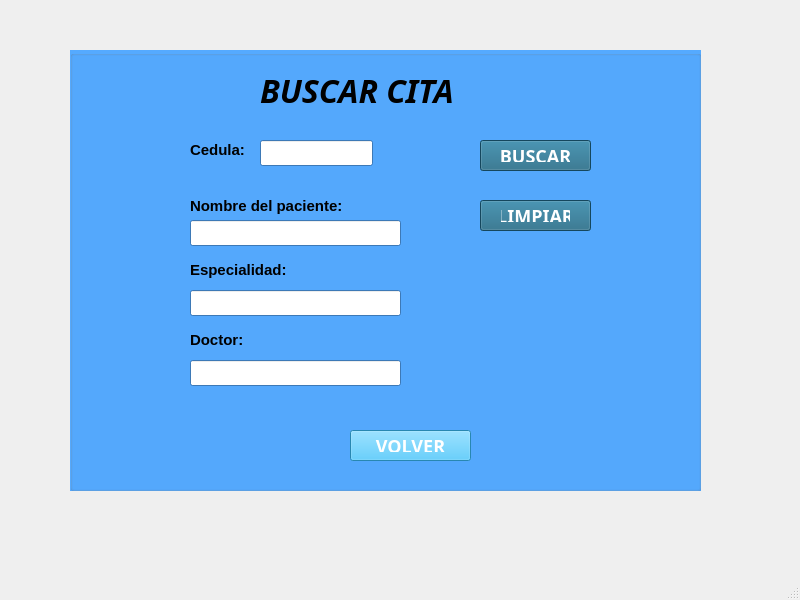
<?xml version="1.0" encoding="UTF-8"?>
<ui version="4.0">
 <class>Buscar</class>
 <widget class="QMainWindow" name="Buscar">
  <property name="geometry">
   <rect>
    <x>0</x>
    <y>0</y>
    <width>800</width>
    <height>600</height>
   </rect>
  </property>
  <property name="windowTitle">
   <string>MainWindow</string>
  </property>
  <widget class="QWidget" name="centralwidget">
   <widget class="QGroupBox" name="groupBox">
    <property name="geometry">
     <rect>
      <x>70</x>
      <y>50</y>
      <width>631</width>
      <height>441</height>
     </rect>
    </property>
    <property name="palette">
     <palette>
      <active>
       <colorrole role="WindowText">
        <brush brushstyle="SolidPattern">
         <color alpha="255">
          <red>0</red>
          <green>0</green>
          <blue>0</blue>
         </color>
        </brush>
       </colorrole>
       <colorrole role="Button">
        <brush brushstyle="SolidPattern">
         <color alpha="255">
          <red>85</red>
          <green>170</green>
          <blue>255</blue>
         </color>
        </brush>
       </colorrole>
       <colorrole role="Light">
        <brush brushstyle="SolidPattern">
         <color alpha="255">
          <red>212</red>
          <green>234</green>
          <blue>255</blue>
         </color>
        </brush>
       </colorrole>
       <colorrole role="Midlight">
        <brush brushstyle="SolidPattern">
         <color alpha="255">
          <red>148</red>
          <green>202</green>
          <blue>255</blue>
         </color>
        </brush>
       </colorrole>
       <colorrole role="Dark">
        <brush brushstyle="SolidPattern">
         <color alpha="255">
          <red>42</red>
          <green>85</green>
          <blue>127</blue>
         </color>
        </brush>
       </colorrole>
       <colorrole role="Mid">
        <brush brushstyle="SolidPattern">
         <color alpha="255">
          <red>57</red>
          <green>113</green>
          <blue>170</blue>
         </color>
        </brush>
       </colorrole>
       <colorrole role="Text">
        <brush brushstyle="SolidPattern">
         <color alpha="255">
          <red>0</red>
          <green>0</green>
          <blue>0</blue>
         </color>
        </brush>
       </colorrole>
       <colorrole role="BrightText">
        <brush brushstyle="SolidPattern">
         <color alpha="255">
          <red>255</red>
          <green>255</green>
          <blue>255</blue>
         </color>
        </brush>
       </colorrole>
       <colorrole role="ButtonText">
        <brush brushstyle="SolidPattern">
         <color alpha="255">
          <red>0</red>
          <green>0</green>
          <blue>0</blue>
         </color>
        </brush>
       </colorrole>
       <colorrole role="Base">
        <brush brushstyle="SolidPattern">
         <color alpha="255">
          <red>255</red>
          <green>255</green>
          <blue>255</blue>
         </color>
        </brush>
       </colorrole>
       <colorrole role="Window">
        <brush brushstyle="SolidPattern">
         <color alpha="255">
          <red>85</red>
          <green>170</green>
          <blue>255</blue>
         </color>
        </brush>
       </colorrole>
       <colorrole role="Shadow">
        <brush brushstyle="SolidPattern">
         <color alpha="255">
          <red>0</red>
          <green>0</green>
          <blue>0</blue>
         </color>
        </brush>
       </colorrole>
       <colorrole role="AlternateBase">
        <brush brushstyle="SolidPattern">
         <color alpha="255">
          <red>170</red>
          <green>212</green>
          <blue>255</blue>
         </color>
        </brush>
       </colorrole>
       <colorrole role="ToolTipBase">
        <brush brushstyle="SolidPattern">
         <color alpha="255">
          <red>255</red>
          <green>255</green>
          <blue>220</blue>
         </color>
        </brush>
       </colorrole>
       <colorrole role="ToolTipText">
        <brush brushstyle="SolidPattern">
         <color alpha="255">
          <red>0</red>
          <green>0</green>
          <blue>0</blue>
         </color>
        </brush>
       </colorrole>
       <colorrole role="PlaceholderText">
        <brush brushstyle="SolidPattern">
         <color alpha="127">
          <red>0</red>
          <green>0</green>
          <blue>0</blue>
         </color>
        </brush>
       </colorrole>
       <colorrole role="Accent">
        <brush brushstyle="SolidPattern">
         <color alpha="255">
          <red>255</red>
          <green>255</green>
          <blue>255</blue>
         </color>
        </brush>
       </colorrole>
      </active>
      <inactive>
       <colorrole role="WindowText">
        <brush brushstyle="SolidPattern">
         <color alpha="255">
          <red>0</red>
          <green>0</green>
          <blue>0</blue>
         </color>
        </brush>
       </colorrole>
       <colorrole role="Button">
        <brush brushstyle="SolidPattern">
         <color alpha="255">
          <red>85</red>
          <green>170</green>
          <blue>255</blue>
         </color>
        </brush>
       </colorrole>
       <colorrole role="Light">
        <brush brushstyle="SolidPattern">
         <color alpha="255">
          <red>212</red>
          <green>234</green>
          <blue>255</blue>
         </color>
        </brush>
       </colorrole>
       <colorrole role="Midlight">
        <brush brushstyle="SolidPattern">
         <color alpha="255">
          <red>148</red>
          <green>202</green>
          <blue>255</blue>
         </color>
        </brush>
       </colorrole>
       <colorrole role="Dark">
        <brush brushstyle="SolidPattern">
         <color alpha="255">
          <red>42</red>
          <green>85</green>
          <blue>127</blue>
         </color>
        </brush>
       </colorrole>
       <colorrole role="Mid">
        <brush brushstyle="SolidPattern">
         <color alpha="255">
          <red>57</red>
          <green>113</green>
          <blue>170</blue>
         </color>
        </brush>
       </colorrole>
       <colorrole role="Text">
        <brush brushstyle="SolidPattern">
         <color alpha="255">
          <red>0</red>
          <green>0</green>
          <blue>0</blue>
         </color>
        </brush>
       </colorrole>
       <colorrole role="BrightText">
        <brush brushstyle="SolidPattern">
         <color alpha="255">
          <red>255</red>
          <green>255</green>
          <blue>255</blue>
         </color>
        </brush>
       </colorrole>
       <colorrole role="ButtonText">
        <brush brushstyle="SolidPattern">
         <color alpha="255">
          <red>0</red>
          <green>0</green>
          <blue>0</blue>
         </color>
        </brush>
       </colorrole>
       <colorrole role="Base">
        <brush brushstyle="SolidPattern">
         <color alpha="255">
          <red>255</red>
          <green>255</green>
          <blue>255</blue>
         </color>
        </brush>
       </colorrole>
       <colorrole role="Window">
        <brush brushstyle="SolidPattern">
         <color alpha="255">
          <red>85</red>
          <green>170</green>
          <blue>255</blue>
         </color>
        </brush>
       </colorrole>
       <colorrole role="Shadow">
        <brush brushstyle="SolidPattern">
         <color alpha="255">
          <red>0</red>
          <green>0</green>
          <blue>0</blue>
         </color>
        </brush>
       </colorrole>
       <colorrole role="AlternateBase">
        <brush brushstyle="SolidPattern">
         <color alpha="255">
          <red>170</red>
          <green>212</green>
          <blue>255</blue>
         </color>
        </brush>
       </colorrole>
       <colorrole role="ToolTipBase">
        <brush brushstyle="SolidPattern">
         <color alpha="255">
          <red>255</red>
          <green>255</green>
          <blue>220</blue>
         </color>
        </brush>
       </colorrole>
       <colorrole role="ToolTipText">
        <brush brushstyle="SolidPattern">
         <color alpha="255">
          <red>0</red>
          <green>0</green>
          <blue>0</blue>
         </color>
        </brush>
       </colorrole>
       <colorrole role="PlaceholderText">
        <brush brushstyle="SolidPattern">
         <color alpha="127">
          <red>0</red>
          <green>0</green>
          <blue>0</blue>
         </color>
        </brush>
       </colorrole>
       <colorrole role="Accent">
        <brush brushstyle="SolidPattern">
         <color alpha="255">
          <red>255</red>
          <green>255</green>
          <blue>255</blue>
         </color>
        </brush>
       </colorrole>
      </inactive>
      <disabled>
       <colorrole role="WindowText">
        <brush brushstyle="SolidPattern">
         <color alpha="255">
          <red>42</red>
          <green>85</green>
          <blue>127</blue>
         </color>
        </brush>
       </colorrole>
       <colorrole role="Button">
        <brush brushstyle="SolidPattern">
         <color alpha="255">
          <red>85</red>
          <green>170</green>
          <blue>255</blue>
         </color>
        </brush>
       </colorrole>
       <colorrole role="Light">
        <brush brushstyle="SolidPattern">
         <color alpha="255">
          <red>212</red>
          <green>234</green>
          <blue>255</blue>
         </color>
        </brush>
       </colorrole>
       <colorrole role="Midlight">
        <brush brushstyle="SolidPattern">
         <color alpha="255">
          <red>148</red>
          <green>202</green>
          <blue>255</blue>
         </color>
        </brush>
       </colorrole>
       <colorrole role="Dark">
        <brush brushstyle="SolidPattern">
         <color alpha="255">
          <red>42</red>
          <green>85</green>
          <blue>127</blue>
         </color>
        </brush>
       </colorrole>
       <colorrole role="Mid">
        <brush brushstyle="SolidPattern">
         <color alpha="255">
          <red>57</red>
          <green>113</green>
          <blue>170</blue>
         </color>
        </brush>
       </colorrole>
       <colorrole role="Text">
        <brush brushstyle="SolidPattern">
         <color alpha="255">
          <red>42</red>
          <green>85</green>
          <blue>127</blue>
         </color>
        </brush>
       </colorrole>
       <colorrole role="BrightText">
        <brush brushstyle="SolidPattern">
         <color alpha="255">
          <red>255</red>
          <green>255</green>
          <blue>255</blue>
         </color>
        </brush>
       </colorrole>
       <colorrole role="ButtonText">
        <brush brushstyle="SolidPattern">
         <color alpha="255">
          <red>42</red>
          <green>85</green>
          <blue>127</blue>
         </color>
        </brush>
       </colorrole>
       <colorrole role="Base">
        <brush brushstyle="SolidPattern">
         <color alpha="255">
          <red>85</red>
          <green>170</green>
          <blue>255</blue>
         </color>
        </brush>
       </colorrole>
       <colorrole role="Window">
        <brush brushstyle="SolidPattern">
         <color alpha="255">
          <red>85</red>
          <green>170</green>
          <blue>255</blue>
         </color>
        </brush>
       </colorrole>
       <colorrole role="Shadow">
        <brush brushstyle="SolidPattern">
         <color alpha="255">
          <red>0</red>
          <green>0</green>
          <blue>0</blue>
         </color>
        </brush>
       </colorrole>
       <colorrole role="AlternateBase">
        <brush brushstyle="SolidPattern">
         <color alpha="255">
          <red>85</red>
          <green>170</green>
          <blue>255</blue>
         </color>
        </brush>
       </colorrole>
       <colorrole role="ToolTipBase">
        <brush brushstyle="SolidPattern">
         <color alpha="255">
          <red>255</red>
          <green>255</green>
          <blue>220</blue>
         </color>
        </brush>
       </colorrole>
       <colorrole role="ToolTipText">
        <brush brushstyle="SolidPattern">
         <color alpha="255">
          <red>0</red>
          <green>0</green>
          <blue>0</blue>
         </color>
        </brush>
       </colorrole>
       <colorrole role="PlaceholderText">
        <brush brushstyle="SolidPattern">
         <color alpha="127">
          <red>42</red>
          <green>85</green>
          <blue>127</blue>
         </color>
        </brush>
       </colorrole>
       <colorrole role="Accent">
        <brush brushstyle="SolidPattern">
         <color alpha="255">
          <red>161</red>
          <green>208</green>
          <blue>255</blue>
         </color>
        </brush>
       </colorrole>
      </disabled>
     </palette>
    </property>
    <property name="font">
     <font>
      <family>Segoe UI Variable</family>
      <pointsize>11</pointsize>
      <italic>false</italic>
      <bold>false</bold>
     </font>
    </property>
    <property name="autoFillBackground">
     <bool>true</bool>
    </property>
    <property name="title">
     <string/>
    </property>
    <widget class="QLabel" name="label">
     <property name="geometry">
      <rect>
       <x>120</x>
       <y>90</y>
       <width>63</width>
       <height>20</height>
      </rect>
     </property>
     <property name="font">
      <font>
       <family>Segoe UI</family>
       <pointsize>11</pointsize>
       <italic>false</italic>
       <bold>true</bold>
      </font>
     </property>
     <property name="text">
      <string>Cedula:</string>
     </property>
    </widget>
    <widget class="QLineEdit" name="txtCedula">
     <property name="geometry">
      <rect>
       <x>190</x>
       <y>90</y>
       <width>113</width>
       <height>26</height>
      </rect>
     </property>
     <property name="font">
      <font>
       <family>Segoe UI Variable</family>
       <pointsize>11</pointsize>
       <italic>false</italic>
       <bold>false</bold>
      </font>
     </property>
    </widget>
    <widget class="QPushButton" name="btnBuscar">
     <property name="geometry">
      <rect>
       <x>410</x>
       <y>90</y>
       <width>111</width>
       <height>31</height>
      </rect>
     </property>
     <property name="font">
      <font>
       <family>Segoe UI Variable</family>
       <pointsize>-1</pointsize>
       <italic>false</italic>
       <bold>true</bold>
      </font>
     </property>
     <property name="styleSheet">
      <string notr="true">QPushButton{
	background-color: #1D6482;
	color: white;
	font-size: 18px;
	font-weight: bold;
	border-radius: 12ps;
	padding: 8px 20px;
} 
QPushButton:hover{
	background-color: #1E5B82
}
QPushBotton:pressed{
	background-color: #195082
}</string>
     </property>
     <property name="text">
      <string>BUSCAR</string>
     </property>
    </widget>
    <widget class="QLabel" name="label_2">
     <property name="geometry">
      <rect>
       <x>190</x>
       <y>20</y>
       <width>301</width>
       <height>41</height>
      </rect>
     </property>
     <property name="font">
      <font>
       <family>Segoe UI Black</family>
       <pointsize>24</pointsize>
       <italic>true</italic>
       <bold>true</bold>
      </font>
     </property>
     <property name="text">
      <string>BUSCAR CITA</string>
     </property>
    </widget>
    <widget class="QLabel" name="label_3">
     <property name="geometry">
      <rect>
       <x>120</x>
       <y>140</y>
       <width>191</width>
       <height>31</height>
      </rect>
     </property>
     <property name="font">
      <font>
       <family>Segoe UI</family>
       <pointsize>11</pointsize>
       <italic>false</italic>
       <bold>true</bold>
      </font>
     </property>
     <property name="text">
      <string>Nombre del paciente:</string>
     </property>
    </widget>
    <widget class="QLineEdit" name="txtNombre">
     <property name="geometry">
      <rect>
       <x>120</x>
       <y>170</y>
       <width>211</width>
       <height>26</height>
      </rect>
     </property>
     <property name="font">
      <font>
       <family>Segoe UI Variable</family>
       <pointsize>11</pointsize>
       <italic>false</italic>
       <bold>false</bold>
      </font>
     </property>
     <property name="readOnly">
      <bool>true</bool>
     </property>
    </widget>
    <widget class="QLabel" name="label_4">
     <property name="geometry">
      <rect>
       <x>120</x>
       <y>210</y>
       <width>101</width>
       <height>20</height>
      </rect>
     </property>
     <property name="font">
      <font>
       <family>Segoe UI</family>
       <pointsize>11</pointsize>
       <italic>false</italic>
       <bold>true</bold>
      </font>
     </property>
     <property name="text">
      <string>Especialidad:</string>
     </property>
    </widget>
    <widget class="QLineEdit" name="txtEspecialidad">
     <property name="geometry">
      <rect>
       <x>120</x>
       <y>240</y>
       <width>211</width>
       <height>26</height>
      </rect>
     </property>
     <property name="font">
      <font>
       <family>Segoe UI Variable</family>
       <pointsize>11</pointsize>
       <italic>false</italic>
       <bold>false</bold>
      </font>
     </property>
     <property name="readOnly">
      <bool>true</bool>
     </property>
    </widget>
    <widget class="QLabel" name="label_5">
     <property name="geometry">
      <rect>
       <x>120</x>
       <y>280</y>
       <width>63</width>
       <height>20</height>
      </rect>
     </property>
     <property name="font">
      <font>
       <family>Segoe UI</family>
       <pointsize>11</pointsize>
       <italic>false</italic>
       <bold>true</bold>
      </font>
     </property>
     <property name="text">
      <string>Doctor:</string>
     </property>
    </widget>
    <widget class="QLineEdit" name="txtDoctor">
     <property name="geometry">
      <rect>
       <x>120</x>
       <y>310</y>
       <width>211</width>
       <height>26</height>
      </rect>
     </property>
     <property name="font">
      <font>
       <family>Segoe UI Variable</family>
       <pointsize>11</pointsize>
       <italic>false</italic>
       <bold>false</bold>
      </font>
     </property>
     <property name="readOnly">
      <bool>true</bool>
     </property>
    </widget>
    <widget class="QPushButton" name="btnVolver">
     <property name="geometry">
      <rect>
       <x>280</x>
       <y>380</y>
       <width>121</width>
       <height>31</height>
      </rect>
     </property>
     <property name="font">
      <font>
       <family>Segoe UI Variable</family>
       <pointsize>-1</pointsize>
       <italic>false</italic>
       <bold>true</bold>
      </font>
     </property>
     <property name="styleSheet">
      <string notr="true">QPushButton{
	background-color: #38BDF8;
	color: white;
	font-size: 18px;
	font-weight: bold;
	border-radius: 12ps;
	padding: 8px 20px;
} 
QPushButton:hover{
	background-color: #7DD3FC
}
QPushBotton:pressed{
	background-color: #0284C7
}
</string>
     </property>
     <property name="text">
      <string>VOLVER</string>
     </property>
    </widget>
    <widget class="QPushButton" name="btnLimpiar">
     <property name="geometry">
      <rect>
       <x>410</x>
       <y>150</y>
       <width>111</width>
       <height>31</height>
      </rect>
     </property>
     <property name="font">
      <font>
       <family>Segoe UI Variable</family>
       <pointsize>-1</pointsize>
       <italic>false</italic>
       <bold>true</bold>
      </font>
     </property>
     <property name="styleSheet">
      <string notr="true">QPushButton{
	background-color: #1D6482;
	color: white;
	font-size: 18px;
	font-weight: bold;
	border-radius: 12ps;
	padding: 8px 20px;
} 
QPushButton:hover{
	background-color: #1E5B82
}
QPushBotton:pressed{
	background-color: #195082
}
</string>
     </property>
     <property name="text">
      <string>LIMPIAR</string>
     </property>
    </widget>
   </widget>
  </widget>
  <widget class="QMenuBar" name="menubar">
   <property name="geometry">
    <rect>
     <x>0</x>
     <y>0</y>
     <width>800</width>
     <height>26</height>
    </rect>
   </property>
  </widget>
  <widget class="QStatusBar" name="statusbar"/>
 </widget>
 <resources/>
 <connections/>
</ui>
